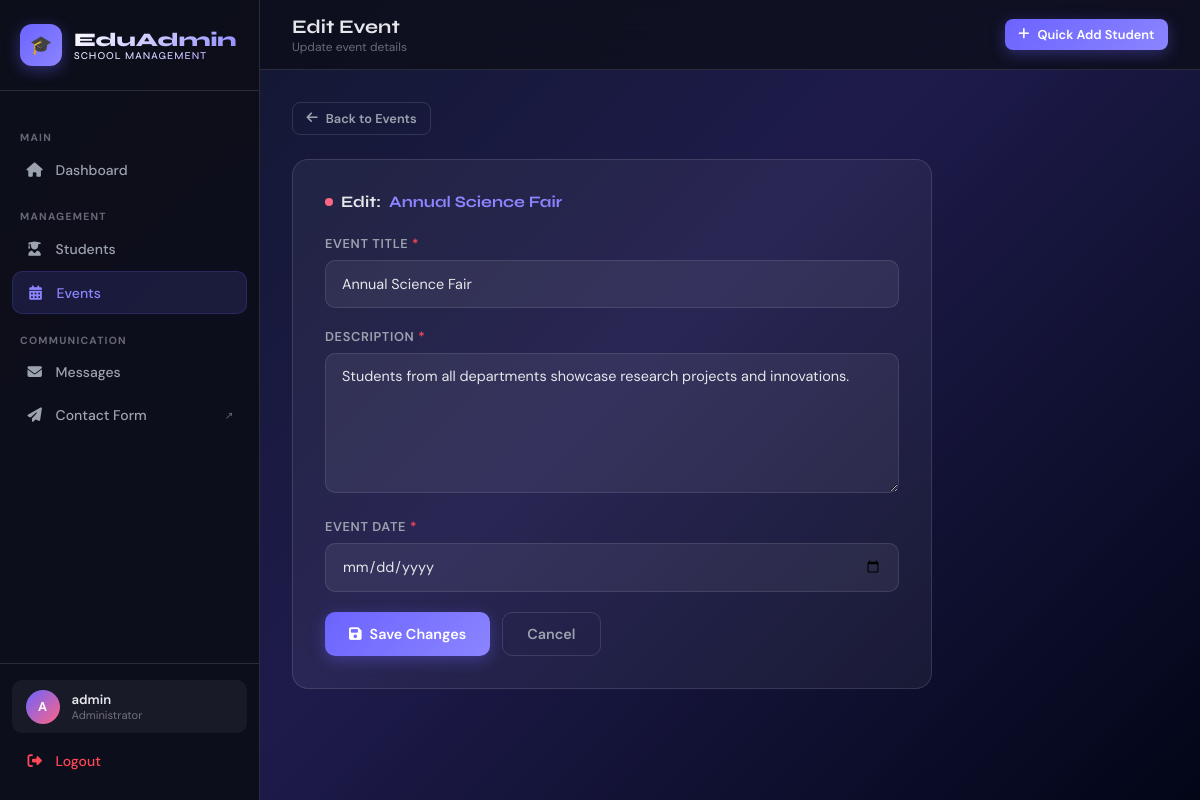
/events/edit/1/ (signed in), run on the app's committed database.
### events/models.py (models this page shows, shortened)
class Event(models.Model):
    title = models.CharField(max_length=200)
    description = models.TextField()
    date = models.DateField()
    created_at = models.DateTimeField(auto_now_add=True)
    class Meta:
        ordering = ['-date']

### events/views.py (the view, shortened to what this page needs)
# urls.py: path('edit/<int:pk>/', views.event_edit, name='event_edit'),
@login_required
@user_passes_test(is_admin, login_url='/login/')
def event_edit(request, pk):
    event = get_object_or_404(Event, pk=pk)
    return render(request, 'events/form.html', {'event': event})

### events/views.py (called while the page is built)
def is_admin(user):
    return user.is_staff or user.is_superuser

### templates/events/form.html (shortened to what this page needs)
{% extends 'dashboard_base.html' %}
{% block page_title %}{% if event %}Edit Event{% else %}Create Event{% endif %}{% endblock %}
{% block page_subtitle %}{% if event %}Update event details{% else %}Schedule a new event{% endif %}{% endblock %}
{% block content %}
<div style="margin-bottom:1.5rem;">
  <a href="{% url 'event_list' %}" class="btn btn-ghost btn-sm">
    <i class="fa-solid fa-arrow-left"></i> Back to Events
  </a>
</div>
<div class="form-page-card">
  <div class="card-title" style="margin-bottom:1.5rem;">
    <span class="dot" style="background:var(--secondary)"></span>
    {% if event %}Edit: <span style="color:var(--primary-light)">{{ event.title }}</span>{% else %}New Event{% endif %}
  </div>
  <form method="post">
    <div class="form-group">
      <label>Event Title <span style="color:var(--danger)">*</span></label>
      <input type="text" class="form-control" name="title" required
             placeholder="e.g. Annual Science Fair"
             value="{{ event.title|default:'' }}"/>
    </div>
    <div class="form-group">
      <label>Description <span style="color:var(--danger)">*</span></label>
      <textarea class="form-control" name="description" required
                placeholder="Describe the event…" style="min-height:140px;">{{ event.description|default:'' }}</textarea>
    </div>
    <div class="form-group">
      <label>Event Date <span style="color:var(--danger)">*</span></label>
      <input type="date" class="form-control" name="date" required
             value="{{ event.date|default:'' }}"/>
    </div>
    <div style="display:flex;gap:0.75rem;">
      <button type="submit" class="btn btn-primary">
        <i class="fa-solid {% if event %}fa-floppy-disk{% else %}fa-calendar-plus{% endif %}"></i>
        {% if event %}Save Changes{% else %}Create Event{% endif %}
      </button>
      <a href="{% url 'event_list' %}" class="btn btn-ghost">Cancel</a>
    </div>
  </form>
</div>
{% endblock %}

### templates/dashboard_base.html (shortened to what this page needs)
{% load static %}
<!DOCTYPE html>
<html lang="en">
<head>
  <link rel="stylesheet" href="{% static 'css/main.css' %}"/>
  <link rel="stylesheet" href="https://cdnjs.cloudflare.com/ajax/libs/font-awesome/6.5.0/css/all.min.css"/>
</head>
<body>
<div class="layout">
  <aside class="sidebar" id="sidebar">
    <div class="sidebar-logo">
      <div class="logo-icon">🎓</div>
      <div class="brand">
        EduAdmin
        <span>School Management</span>
      </div>
    </div>
    <nav class="sidebar-nav">
      <div class="nav-section-label">Main</div>
      <a href="{% url 'dashboard' %}" class="nav-item {% if request.resolver_match.url_name == 'dashboard' %}active{% endif %}">
        <span class="nav-icon"><i class="fa-solid fa-house"></i></span>
        Dashboard
      </a>
      <div class="nav-section-label">Management</div>
      <a href="{% url 'student_list' %}" class="nav-item {% if 'student' in request.resolver_match.url_name %}active{% endif %}">
        <span class="nav-icon"><i class="fa-solid fa-user-graduate"></i></span>
        Students
      </a>
      <a href="{% url 'event_list' %}" class="nav-item {% if 'event' in request.resolver_match.url_name %}active{% endif %}">
        <span class="nav-icon"><i class="fa-solid fa-calendar-days"></i></span>
        Events
      </a>
      <div class="nav-section-label">Communication</div>
      <a href="{% url 'message_list' %}" class="nav-item {% if 'message' in request.resolver_match.url_name %}active{% endif %}">
        <span class="nav-icon"><i class="fa-solid fa-envelope"></i></span>
        Messages
      </a>
      <a href="{% url 'contact' %}" class="nav-item" target="_blank">
        <span class="nav-icon"><i class="fa-solid fa-paper-plane"></i></span>
        Contact Form
        <span style="margin-left:auto;font-size:0.65rem;color:var(--text-muted)">↗</span>
      </a>
    </nav>
    <div class="sidebar-footer">
      <div class="user-info">
        <div class="user-avatar">{{ request.user.username|first|upper }}</div>
        <div>
          <div class="user-name">{{ request.user.get_full_name|default:request.user.username }}</div>
          <div class="user-role">Administrator</div>
        </div>
      </div>
      <a href="{% url 'logout' %}" class="nav-item" style="color:var(--danger)">
        <span class="nav-icon"><i class="fa-solid fa-right-from-bracket"></i></span>
        Logout
      </a>
    </div>
  </aside>
  <div class="main-content">
    <header class="topbar">
      <div style="display:flex;align-items:center;gap:1rem;">
        <div class="topbar-left">
          <h2>{% block page_title %}Dashboard{% endblock %}</h2>
          <p>{% block page_subtitle %}Welcome back{% endblock %}</p>
        </div>
      </div>
      <div class="topbar-right">
        <a href="{% url 'student_add' %}" class="btn btn-primary btn-sm">
          <i class="fa-solid fa-plus"></i> Quick Add Student
        </a>
      </div>
    </header>
    <main class="page-content">
      {% block content %}{% endblock %}
    </main>
  </div>
</div>
</body>
</html>

### data on the page
Event: title "Annual Science Fair", description "Students from all departments showcase research projects and innovations."

### other printed values
{{ request.user.username|first|upper }} "A"
{{ request.user.get_full_name|default:request.user.username }} "admin"
